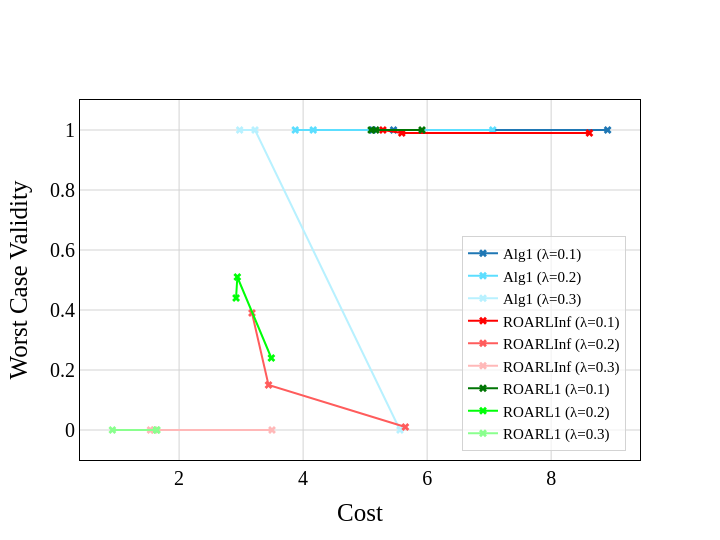

This figure's notebook cell:
### Code cell
# colors = ['#1f77b4', '#17becf', '#9467bd', '#e377c2', '#2ca02c'] # Synthesis
# colors = ['#17becf', '#e377c2', '#2ca02c'] # German
# colors = ['#17becf', '#9467bd', '#e377c2', '#2ca02c'] # SBA
colors =[ '#1f77b4', '#5CDEFF', '#B8F1FF','#FF0000', '#FF5C5C', '#FFB8B8',
          '#007504', '#00FF08', '#8AFF8E', '#A3A000', '#FFFB00', '#FFFEB8' ]

nc = len(colors)
font_family = 'Times New Roman'
font_color = 'black'
width, height = 720, 540

# symbols = ['x' for _ in range(len(lambdas))] + ['circle']
# size = [7 for _ in range(len(lambdas))] + [5]
symbols = ['x' for _ in range(len(df_results_avg))] + ['circle']
size = [7 for _ in range(len(df_results_avg))] + [5]

show_errors = False

fig = go.Figure()
for i, alg in enumerate(df_results['Algorithm'].unique()):
    df_alg = df_results[(df_results['Algorithm'] == alg)].sort_values(['Cost'], ascending=True).copy().reset_index(drop=True)
    # x,y, mask = find_pareto(df_alg['Cost'], df_alg['Worst Case Validity'], return_index=True)
    # df_alg = pd.DataFrame({'Algorithm': [method_map[alg] for _ in range(len(x))], 'Cost': x, 'Worst Case Validity': y, 'alpha': df_alg['alpha'][mask]})

    fig.add_trace(go.Scatter(
        x = df_alg['Cost'],
        y = df_alg['Worst Case Validity'],
        marker = dict(color=colors[i], symbol=symbols[i], size=size[i]),
        mode = 'lines+markers' if alg != 'wachter' else 'markers',
        name = method_map[alg],
        showlegend=True,
        customdata=df_alg['alpha'],
        hovertemplate='Cost: %{x}<br>Validity: %{y}<br>alpha: %{customdata}'
    ))

fig.update_xaxes(
    title=dict(
        text='Cost',
        font=dict(
            family=font_family,
            color=font_color,
            size=25
        )
        ), 
    showline=True, 
    mirror=True,
    linecolor='black', 
    gridcolor='lightgrey', 
    zerolinewidth=1,
    zerolinecolor='lightgrey',
    )


fig.update_yaxes(
    title=dict(
        text='Worst Case Validity',
        font=dict(
            family=font_family,
            color=font_color,
            size=25
        ), 
        ), 
    showline=True, 
    mirror=True,
    linecolor='black', 
    gridcolor='lightgrey',
    zerolinewidth=1,
    zerolinecolor='lightgrey',
    )


fig.update_layout(
    legend=dict(
        x=0.975, 
        y=0.025, 
        orientation='v',
        xanchor='right',
        font=dict(
            family=font_family,
            color=font_color,
            size=15
            ), 
        bgcolor='rgba(255, 255, 255, 0.7)',
        bordercolor='lightgrey',
        borderwidth=1,
        entrywidth=100.5,
        ),
    width=width,
    height=height,
    plot_bgcolor='white',
    paper_bgcolor='white',
    xaxis=dict(
        tickfont=dict(
            family=font_family,
            color=font_color,
            size=20,
        ),
    ),
    yaxis=dict(
        tickfont=dict(
            family=font_family,
            color=font_color,
            size=20
        ),
        range=[-0.1,1.1],
    )
)

print(f'{data_map[params["data"]]}  |  {params["base_model"].upper()}')
fig.show()

### Figure 1 — Plotly figure (JSON) as saved in the notebook; plotly's stock layout.template omitted (floating-point values rounded to 4 significant figures)
{"data": [{"customdata": [0.02, 0.04, 0.2], "hovertemplate": "Cost: %{x}<br>Validity: %{y}<br>alpha: %{customdata}", "marker": {"color": "#1f77b4", "size": 7, "symbol": "x"}, "mode": "lines+markers", "name": "Alg1 (λ=0.1)", "showlegend": true, "type": "scatter", "x": [5.122, 5.459, 8.911], "y": [1, 1, 1]}, {"customdata": [0.02, 0.04, 0.2], "hovertemplate": "Cost: %{x}<br>Validity: %{y}<br>alpha: %{customdata}", "marker": {"color": "#5CDEFF", "size": 7, "symbol": "x"}, "mode": "lines+markers", "name": "Alg1 (λ=0.2)", "showlegend": true, "type": "scatter", "x": [3.873, 4.163, 7.059], "y": [1, 1, 1]}, {"customdata": [0.02, 0.04, 0.2], "hovertemplate": "Cost: %{x}<br>Validity: %{y}<br>alpha: %{customdata}", "marker": {"color": "#B8F1FF", "size": 7, "symbol": "x"}, "mode": "lines+markers", "name": "Alg1 (λ=0.3)", "showlegend": true, "type": "scatter", "x": [2.976, 3.224, 5.562], "y": [1, 1, 0]}, {"customdata": [0.02, 0.04, 0.2], "hovertemplate": "Cost: %{x}<br>Validity: %{y}<br>alpha: %{customdata}", "marker": {"color": "#FF0000", "size": 7, "symbol": "x"}, "mode": "lines+markers", "name": "ROARLInf (λ=0.1)", "showlegend": true, "type": "scatter", "x": [5.287, 5.592, 8.617], "y": [1, 0.99, 0.99]}, {"customdata": [0.02, 0.04, 0.2], "hovertemplate": "Cost: %{x}<br>Validity: %{y}<br>alpha: %{customdata}", "marker": {"color": "#FF5C5C", "size": 7, "symbol": "x"}, "mode": "lines+markers", "name": "ROARLInf (λ=0.2)", "showlegend": true, "type": "scatter", "x": [3.175, 3.442, 5.649], "y": [0.39, 0.15, 0.01]}, {"customdata": [0.04, 0.02, 0.2], "hovertemplate": "Cost: %{x}<br>Validity: %{y}<br>alpha: %{customdata}", "marker": {"color": "#FFB8B8", "size": 7, "symbol": "x"}, "mode": "lines+markers", "name": "ROARLInf (λ=0.3)", "showlegend": true, "type": "scatter", "x": [1.538, 1.596, 3.498], "y": [0, 0, 0]}, {"customdata": [0.02, 0.04, 0.2], "hovertemplate": "Cost: %{x}<br>Validity: %{y}<br>alpha: %{customdata}", "marker": {"color": "#007504", "size": 7, "symbol": "x"}, "mode": "lines+markers", "name": "ROARL1 (λ=0.1)", "showlegend": true, "type": "scatter", "x": [5.097, 5.172, 5.917], "y": [1, 1, 1]}, {"customdata": [0.02, 0.04, 0.2], "hovertemplate": "Cost: %{x}<br>Validity: %{y}<br>alpha: %{customdata}", "marker": {"color": "#00FF08", "size": 7, "symbol": "x"}, "mode": "lines+markers", "name": "ROARL1 (λ=0.2)", "showlegend": true, "type": "scatter", "x": [2.919, 2.939, 3.488], "y": [0.44, 0.51, 0.24]}, {"customdata": [0.2, 0.02, 0.04], "hovertemplate": "Cost: %{x}<br>Validity: %{y}<br>alpha: %{customdata}", "marker": {"color": "#8AFF8E", "size": 7, "symbol": "x"}, "mode": "lines+markers", "name": "ROARL1 (λ=0.3)", "showlegend": true, "type": "scatter", "x": [0.9239, 1.635, 1.643], "y": [0, 0, 0]}], "layout": {"height": 540, "legend": {"bgcolor": "rgba(255, 255, 255, 0.7)", "bordercolor": "lightgrey", "borderwidth": 1, "entrywidth": 100.5, "font": {"color": "black", "family": "Times New Roman", "size": 15}, "orientation": "v", "x": 0.975, "xanchor": "right", "y": 0.025}, "paper_bgcolor": "white", "plot_bgcolor": "white", "width": 720, "xaxis": {"gridcolor": "lightgrey", "linecolor": "black", "mirror": true, "showline": true, "tickfont": {"color": "black", "family": "Times New Roman", "size": 20}, "title": {"font": {"color": "black", "family": "Times New Roman", "size": 25}, "text": "Cost"}, "zerolinecolor": "lightgrey", "zerolinewidth": 1}, "yaxis": {"gridcolor": "lightgrey", "linecolor": "black", "mirror": true, "range": [-0.1, 1.1], "showline": true, "tickfont": {"color": "black", "family": "Times New Roman", "size": 20}, "title": {"font": {"color": "black", "family": "Times New Roman", "size": 25}, "text": "Worst Case Validity"}, "zerolinecolor": "lightgrey", "zerolinewidth": 1}}}
